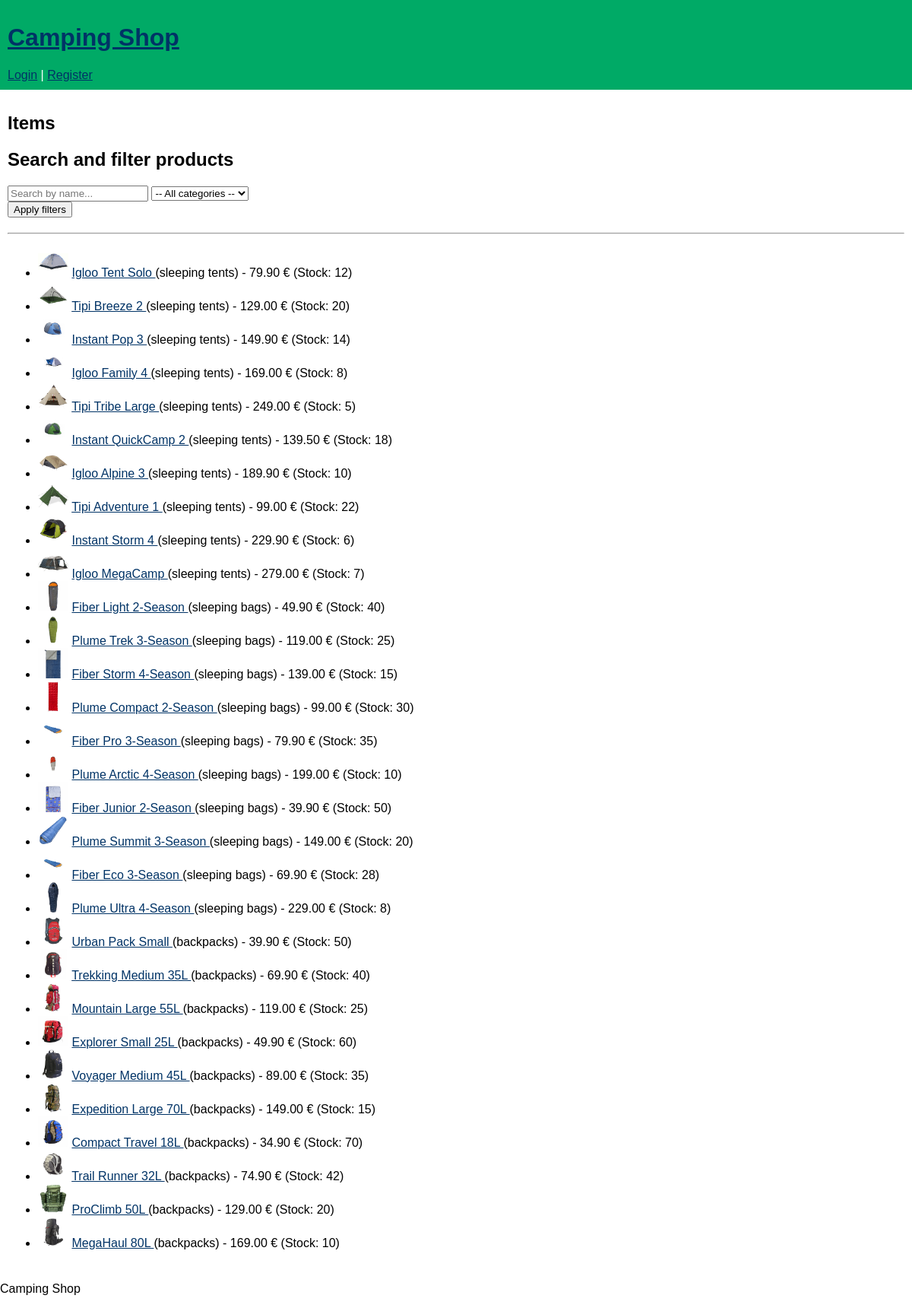
The page /public/index.php on the database its author committed.
### tables this page shows
CREATE TABLE items (
    id INT AUTO_INCREMENT PRIMARY KEY,
    category_id INT NOT NULL,
    name VARCHAR(255) NOT NULL,
    description TEXT,
    price DECIMAL(10,2) NOT NULL,
    shipping_cost DECIMAL(10,2) NOT NULL,
    stock INT NOT NULL DEFAULT 0,
    image_path VARCHAR(255),
    created_at DATETIME DEFAULT CURRENT_TIMESTAMP,
    FOREIGN KEY (category_id) REFERENCES categories(id)
);

CREATE TABLE categories (
    id INT AUTO_INCREMENT PRIMARY KEY,
    name VARCHAR(255) NOT NULL
);

### public/index.php (the view, shortened to what this page needs)
<?php
require __DIR__ . '/../config/conn.php';
require __DIR__ . '/../includes/header.php';
$search = $_GET['search'] ?? '';
$query = "
    SELECT items.*, categories.name AS category
    FROM items
    LEFT JOIN categories ON items.category_id = categories.id
    WHERE 1
";
$params = [];
$stmt = $pdo->prepare($query);
$stmt->execute($params);
$items = $stmt->fetchAll(PDO::FETCH_ASSOC);
?>
<h2>Items</h2>
<h2>Search and filter products</h2>
<form method="GET" action="" style="margin-bottom:20px;">
    <input type="text" name="search" placeholder="Search by name..."
           value="<?= htmlspecialchars($search) ?>">
    <select name="category" onchange="this.form.submit()">
        <option value="">-- All categories --</option>
    </select>
    <br>
    <button type="submit">Apply filters</button>
</form>
<hr>
<ul>
<?php foreach ($items as $it): ?>
    <li>
        <img src="/PAPI/camping_shop/uploads/<?= $it['image_path']; ?>"
             style="max-width:40px;">
        <a href="item.php?id=<?= $it['id']; ?>">
            <?= htmlspecialchars($it['name']); ?>
        </a>
        (<?= htmlspecialchars($it['category']) ?>)
        - <?= number_format($it['price'],2) ?> €
        (Stock: <?= (int)$it['stock'] ?>)
    </li>
<?php endforeach; ?>
</ul>
<?php require __DIR__ . '/../includes/footer.php'; ?>

### public/assets/style.css (style rules this page uses)
body { font-family:Arial,Helvetica,sans-serif; margin:0; padding:0 }
a { color:#036 }

### rows shown on the page
items: image_path (picture), name "Igloo Tent Solo", category.name "sleeping tents", price "79.90", stock "12"
items: image_path (picture), name "Tipi Breeze 2", category.name "sleeping tents", price "129.00", stock "20"
items: image_path (picture), name "Instant Pop 3", category.name "sleeping tents", price "149.90", stock "14"
items: image_path (picture), name "Igloo Family 4", category.name "sleeping tents", price "169.00", stock "8"
items: image_path (picture), name "Tipi Tribe Large", category.name "sleeping tents", price "249.00", stock "5"
items: image_path (picture), name "Instant QuickCamp 2", category.name "sleeping tents", price "139.50", stock "18"
items: image_path (picture), name "Igloo Alpine 3", category.name "sleeping tents", price "189.90", stock "10"
items: image_path (picture), name "Tipi Adventure 1", category.name "sleeping tents", price "99.00", stock "22"
items: image_path (picture), name "Instant Storm 4", category.name "sleeping tents", price "229.90", stock "6"
items: image_path (picture), name "Igloo MegaCamp", category.name "sleeping tents", price "279.00", stock "7"
items: image_path (picture), name "Fiber Light 2-Season", category.name "sleeping bags", price "49.90", stock "40"
items: image_path (picture), name "Plume Trek 3-Season", category.name "sleeping bags", price "119.00", stock "25"
items: image_path (picture), name "Fiber Storm 4-Season", category.name "sleeping bags", price "139.00", stock "15"
items: image_path (picture), name "Plume Compact 2-Season", category.name "sleeping bags", price "99.00", stock "30"
items: image_path (picture), name "Fiber Pro 3-Season", category.name "sleeping bags", price "79.90", stock "35"
items: image_path (picture), name "Plume Arctic 4-Season", category.name "sleeping bags", price "199.00", stock "10"
items: image_path (picture), name "Fiber Junior 2-Season", category.name "sleeping bags", price "39.90", stock "50"
items: image_path (picture), name "Plume Summit 3-Season", category.name "sleeping bags", price "149.00", stock "20"
items: image_path (picture), name "Fiber Eco 3-Season", category.name "sleeping bags", price "69.90", stock "28"
items: image_path (picture), name "Plume Ultra 4-Season", category.name "sleeping bags", price "229.00", stock "8"
items: image_path (picture), name "Urban Pack Small", category.name "backpacks", price "39.90", stock "50"
items: image_path (picture), name "Trekking Medium 35L", category.name "backpacks", price "69.90", stock "40"
items: image_path (picture), name "Mountain Large 55L", category.name "backpacks", price "119.00", stock "25"
items: image_path (picture), name "Explorer Small 25L", category.name "backpacks", price "49.90", stock "60"
items: image_path (picture), name "Voyager Medium 45L", category.name "backpacks", price "89.00", stock "35"
items: image_path (picture), name "Expedition Large 70L", category.name "backpacks", price "149.00", stock "15"
items: image_path (picture), name "Compact Travel 18L", category.name "backpacks", price "34.90", stock "70"
items: image_path (picture), name "Trail Runner 32L", category.name "backpacks", price "74.90", stock "42"
items: image_path (picture), name "ProClimb 50L", category.name "backpacks", price "129.00", stock "20"
items: image_path (picture), name "MegaHaul 80L", category.name "backpacks", price "169.00", stock "10"
